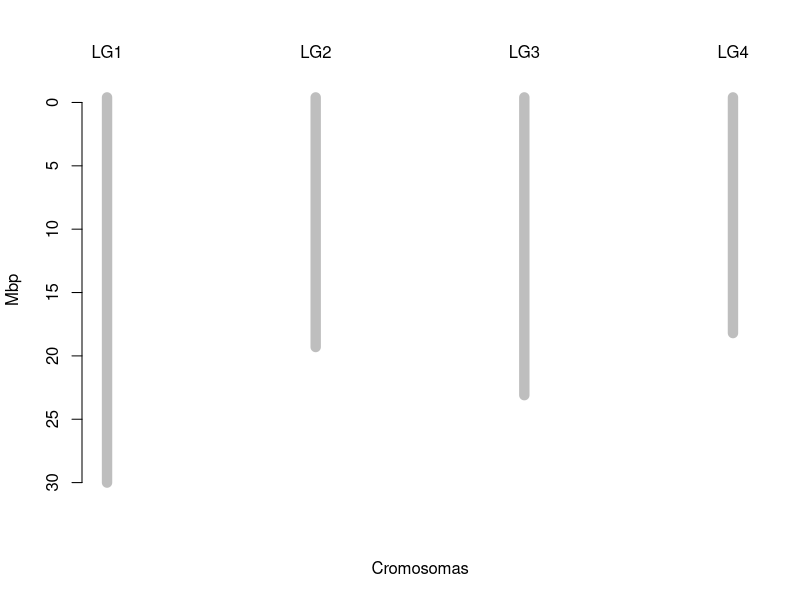

Here is the R script that generated this plot:
mapa_chr <- function(cr, col_cr = "grey", unidad = "cM") {
  rango <- 1:length(cr)
  plot(x = rango, # cuantas cromosomas
       y = cr, # longitud de cada uno
       ylim = range(0, max(cr)),
       type = "h", # tipo: histograma 
       xaxt = "n", # no poner las etiquetas en x
       yaxt = "n", 
       bty = "n", # sin caja
       col = "white",
       xlab = "Cromosomas",
       ylab = unidad
       )
  axis(side = 2,
       at = pretty(0:max(cr)),
       labels = rev(pretty(0:max(cr))),
       lty = 1
       )
  axis(side = 3,
       at = rango,
       labels = paste0("LG", rango),
       lty = 0
       )
  segments(x0 = rango, 
           y0 = abs(max(cr) - cr), 
           x1 = rango, 
           y1 = max(cr),
           lwd = 10, 
           col = col_cr
           )
}

a_th <- list(crm = c(30.4, 19.7, 23.5, 18.6),  # c(30.4, 19.7, 23.5, 18.6, 27),
             col = "grey",
             uni = "Mbp")

mapa_chr(cr = a_th$crm, col_cr = a_th$col, unidad = a_th$uni)

